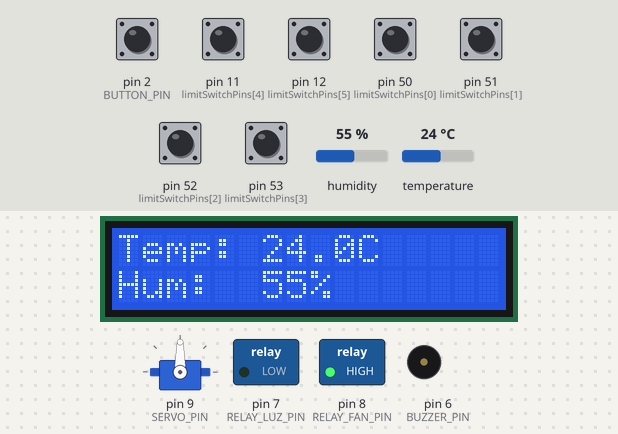
Bench run of a sketch on a simulated Arduino Mega 2560, built with avr-gcc and run on an emulated ATmega2560. On the bench: 16×2 character LCD, servo, switched loads named in the sketch (green lamp = pin HIGH), buzzer (waves = sounding, pin HIGH). Inputs (shaded band) come from the test bench; at power-on: pin 2 (BUTTON_PIN), pin 11 (limitSwitchPins[4]), pin 12 (limitSwitchPins[5]), pin 50 (limitSwitchPins[0]), pin 51 (limitSwitchPins[1]), pin 52 (limitSwitchPins[2]), pin 53 (limitSwitchPins[3]) HIGH, humidity 55 %, temperature 24 °C. What the sketch prints to the serial monitor is not drawn.

Above: at 0.9 s.
1.0 s: humidity set to 83 %
At 10.1 s:
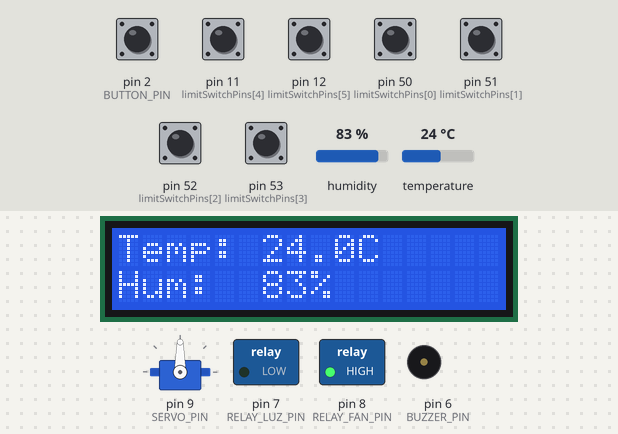
10.2 s: humidity set to 86 %
At 14.8 s:
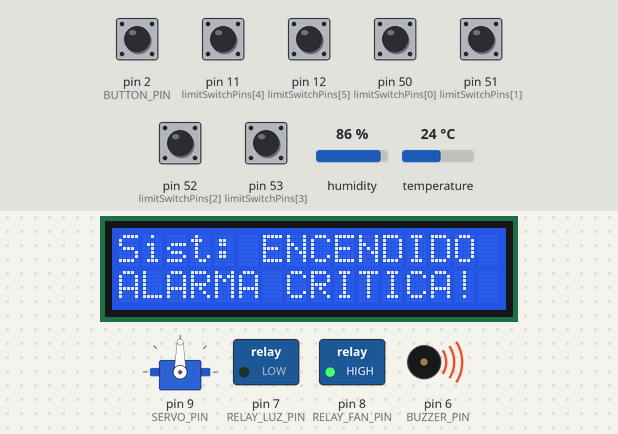
18.4 s: pin 2 (BUTTON_PIN) pulled LOW for 0.15 s
At 20.1 s:
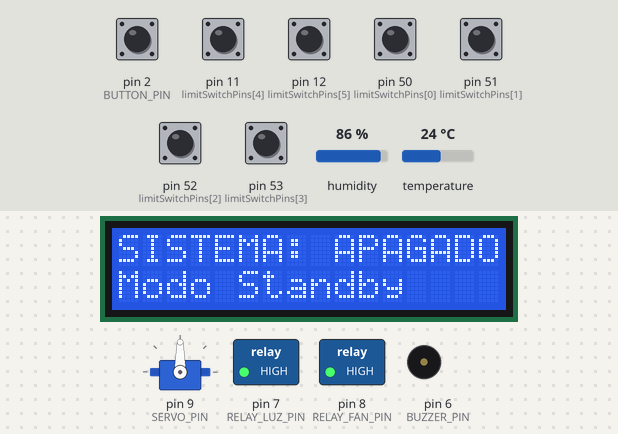
20.4 s: pin 2 (BUTTON_PIN) pulled LOW for 1 s
At 22.1 s:
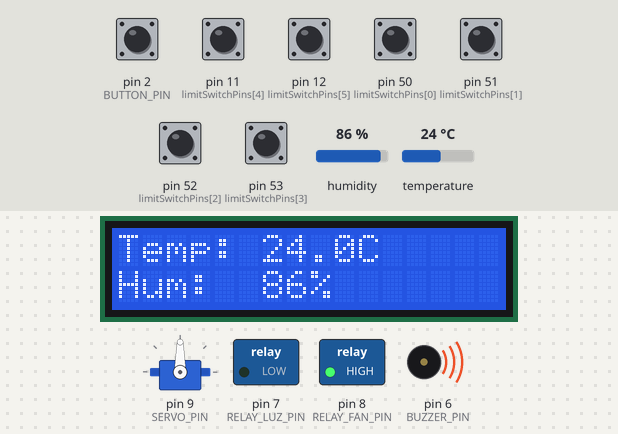
22.9 s: temperature set to 35 °C
At 24.14 s:
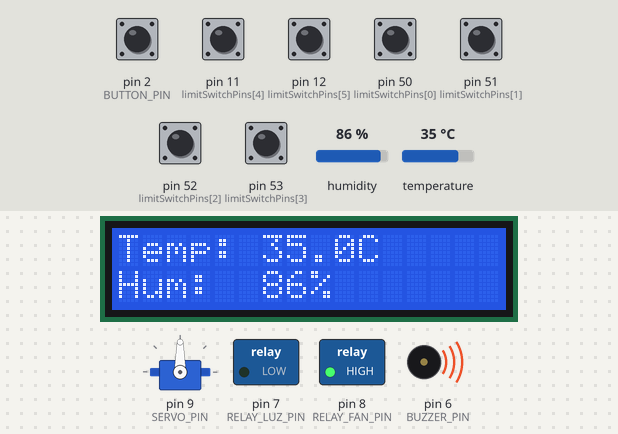
25.8 s: temperature set to 38 °C
At 28.5 s:
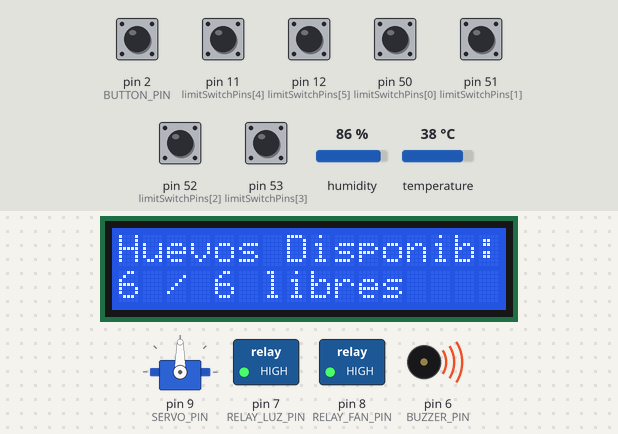
Timing chart, 0 to 30.0 s (numbered marks = the images above; inputs shaded):
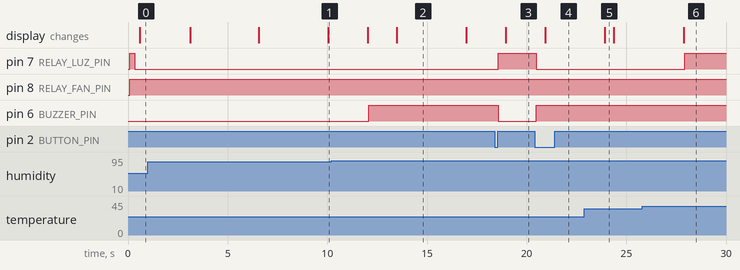

The sketch:

main.ino
```cpp
#include <Arduino_FreeRTOS.h>
#include <task.h>
#include <semphr.h>

#include "sensors.h"
#include "logica_umbrales.h"
#include "actuators.h"
#include "lcd_display.h"
#include "estado_compartido.h"

#define MS_A_TICKS(ms)                                                        \
    ( (TickType_t)( ((uint32_t)(ms) * configTICK_RATE_HZ) / 1000UL ) > 0      \
        ? (TickType_t)( ((uint32_t)(ms) * configTICK_RATE_HZ) / 1000UL )      \
        : (TickType_t)1 )

static const TickType_t PERIODO_ENTRADAS = MS_A_TICKS(20);
static const TickType_t PERIODO_SERVO    = MS_A_TICKS(15);
static const TickType_t PERIODO_CONTROL  = MS_A_TICKS(250);
static const TickType_t PERIODO_LCD      = MS_A_TICKS(500);
static const TickType_t PERIODO_SERIAL   = MS_A_TICKS(1000);
static const TickType_t PERIODO_SENSORES = MS_A_TICKS(MUESTREO_MS);

#define PRIO_ENTRADAS   (tskIDLE_PRIORITY + 3)
#define PRIO_SERVO      (tskIDLE_PRIORITY + 2)
#define PRIO_CONTROL    (tskIDLE_PRIORITY + 2)
#define PRIO_SENSORES   (tskIDLE_PRIORITY + 1)
#define PRIO_LCD        (tskIDLE_PRIORITY + 1)
#define PRIO_SERIAL     (tskIDLE_PRIORITY + 1)

static void TareaEntradas(void *pvParameters);
static void TareaSensores(void *pvParameters);
static void TareaControl(void *pvParameters);
static void TareaServo(void *pvParameters);
static void TareaLCD(void *pvParameters);
static void TareaSerial(void *pvParameters);

#define STACK_ENTRADAS  224
#define STACK_SENSORES  512
#define STACK_CONTROL   256
#define STACK_SERVO     256
#define STACK_LCD       320
#define STACK_SERIAL    320

static void crearTarea(TaskFunction_t fn, const char *nombre,
                       uint16_t stack, UBaseType_t prioridad) {
    if (xTaskCreate(fn, nombre, stack, NULL, prioridad, NULL) != pdPASS) {
        Serial.print(F("ERROR: sin RAM para la tarea "));
        Serial.println(nombre);
    }
}

void setup() {
    Serial.begin(9600);

    lcd_init();
    actuadoresInit();
    sensors_init();

    if (!estadoInit()) {
        Serial.println(F("ERROR: no se pudo crear el mutex de estado"));
        while (true) { }
    }

    crearTarea(TareaEntradas, "Entradas", STACK_ENTRADAS, PRIO_ENTRADAS);
    crearTarea(TareaSensores, "Sensores", STACK_SENSORES, PRIO_SENSORES);
    crearTarea(TareaControl,  "Control",  STACK_CONTROL,  PRIO_CONTROL);
    crearTarea(TareaServo,    "Servo",    STACK_SERVO,    PRIO_SERVO);
    crearTarea(TareaLCD,      "LCD",      STACK_LCD,      PRIO_LCD);
    crearTarea(TareaSerial,   "Serial",   STACK_SERIAL,   PRIO_SERIAL);

    Serial.println(F("SmartEgg: iniciando planificador"));

    vTaskStartScheduler();

    Serial.println(F("ERROR: memoria insuficiente para FreeRTOS"));
}

void loop() {
}

static void TareaEntradas(void *pvParameters) {
    (void) pvParameters;

    TickType_t ultimaEjecucion = xTaskGetTickCount();

    for (;;) {
        if (botonPresionado()) {
            estadoSetSistemaEncendido(!estadoSistemaEncendido());
        }
        estadoSetEspaciosLibres(procesarFinesDeCarrera());

        vTaskDelayUntil(&ultimaEjecucion, PERIODO_ENTRADAS);
    }
}

static void TareaSensores(void *pvParameters) {
    (void) pvParameters;

    TickType_t ultimaEjecucion = xTaskGetTickCount();

    for (;;) {
        LecturaSensor lectura = sensors_leer();
        if (lectura.valida) {
            estadoSetLectura(lectura);
        }

        vTaskDelayUntil(&ultimaEjecucion, PERIODO_SENSORES);
    }
}

static void TareaControl(void *pvParameters) {
    (void) pvParameters;

    TickType_t ultimaEjecucion = xTaskGetTickCount();

    for (;;) {
        EstadoSistema estado = estadoLeer();

        if (estado.sistemaEncendido) {
            LecturaSensor lectura = {estado.temperatura, estado.humedad, estado.lecturaValida};
            EstadoControl control = umbrales_evaluar(lectura);

            if (control.lecturaValida) {
                controlarLuzVentilador(estado.temperatura);
                controlarAlarma(estado.temperatura, estado.humedad);
            }
        } else {
            apagarTodosLosActuadores();
        }

        estadoSetAlarma(alarmaEstaActiva());

        vTaskDelayUntil(&ultimaEjecucion, PERIODO_CONTROL);
    }
}

static void TareaServo(void *pvParameters) {
    (void) pvParameters;

    TickType_t ultimaEjecucion = xTaskGetTickCount();
    uint32_t ultimaRotacionMs = millis();

    for (;;) {
        if (!estadoSistemaEncendido()) {
            ultimaRotacionMs = millis();
        } else if (millis() - ultimaRotacionMs >= ROTATION_INTERVAL_MS) {
            ultimaRotacionMs = millis();
            servoAlternarPosicion();
        }

        servoPasoSuave();

        vTaskDelayUntil(&ultimaEjecucion, PERIODO_SERVO);
    }
}

static void TareaLCD(void *pvParameters) {
    (void) pvParameters;

    TickType_t ultimaEjecucion = xTaskGetTickCount();

    for (;;) {
        EstadoSistema estado = estadoLeer();
        lcd_mostrar(estado.temperatura,
                    estado.humedad,
                    estado.sistemaEncendido,
                    estado.alarmaActiva,
                    estado.espaciosLibres);

        vTaskDelayUntil(&ultimaEjecucion, PERIODO_LCD);
    }
}

static void TareaSerial(void *pvParameters) {
    (void) pvParameters;

    TickType_t ultimaEjecucion = xTaskGetTickCount();

    for (;;) {
        EstadoSistema estado = estadoLeer();

        Serial.print("Temperatura: ");
        Serial.print(estado.temperatura);
        Serial.print(", ");
        Serial.print("Humedad: ");
        Serial.print(estado.humedad);
        Serial.print(", ");
        Serial.print("Sistema Encendido: ");
        Serial.print(estado.sistemaEncendido ? 1 : 0);
        Serial.print(", ");
        Serial.print("Alarma: ");
        Serial.print(estado.alarmaActiva ? 1 : 0);
        Serial.print(", ");
        Serial.print("Espacios Libres: ");
        Serial.println(estado.espaciosLibres);

        vTaskDelayUntil(&ultimaEjecucion, PERIODO_SERIAL);
    }
}
```

actuators.cpp
```cpp
#include "actuators.h"

const uint8_t limitSwitchPins[NUM_EGG_SLOTS] = {50, 51, 52, 53, 11, 12};

const float TEMP_CRIT_MIN = 20.0;
const float TEMP_CRIT_MAX = 42.0;
const float HUM_CRIT_MIN  = 20.0;
const float HUM_CRIT_MAX  = 85.0;

const int SERVO_CENTER_ANGLE    = 90;
const int SERVO_ROTATION_OFFSET = 45;
const unsigned long ROTATION_INTERVAL_MS = 120000UL;

static Servo servoBandeja;
static bool  posicionDerecha = true;
static bool  alarmaActiva    = false;

static int anguloActualServo;
static int anguloObjetivoServo;

static const unsigned long DEBOUNCE_BOTON_MS = 200;

static const unsigned long DEBOUNCE_FIN_CARRERA_MS = 50;
static uint8_t  estadoEstableFinCarrera[NUM_EGG_SLOTS];
static uint8_t  estadoCandidatoFinCarrera[NUM_EGG_SLOTS];
static unsigned long ultimoCambioCandidatoFinCarrera[NUM_EGG_SLOTS];
static int      espaciosDisponibles = 0;

static void escribirRele(uint8_t pin, bool activar) {
  if (RELAY_ACTIVE_LOW) {
    digitalWrite(pin, activar ? LOW : HIGH);
  } else {
    digitalWrite(pin, activar ? HIGH : LOW);
  }
}

static void recontarEspaciosDisponibles() {
  int disponibles = 0;
  for (uint8_t i = 0; i < NUM_EGG_SLOTS; i++) {
    if (estadoEstableFinCarrera[i] == HIGH) {
      disponibles++;
    }
  }
  espaciosDisponibles = disponibles;
}

void actuadoresInit() {
  pinMode(RELAY_LUZ_PIN, OUTPUT);
  pinMode(RELAY_FAN_PIN, OUTPUT);
  pinMode(BUZZER_PIN, OUTPUT);
  pinMode(BUTTON_PIN, INPUT_PULLUP);

  unsigned long ahora = millis();
  for (uint8_t i = 0; i < NUM_EGG_SLOTS; i++) {
    pinMode(limitSwitchPins[i], INPUT_PULLUP);
    uint8_t lectura = digitalRead(limitSwitchPins[i]);
    estadoEstableFinCarrera[i]         = lectura;
    estadoCandidatoFinCarrera[i]       = lectura;
    ultimoCambioCandidatoFinCarrera[i] = ahora;
  }
  recontarEspaciosDisponibles();

  escribirRele(RELAY_LUZ_PIN, false);
  escribirRele(RELAY_FAN_PIN, false);
  digitalWrite(BUZZER_PIN, LOW);

  servoBandeja.attach(SERVO_PIN);
  servoBandeja.write(SERVO_CENTER_ANGLE);
  anguloActualServo   = SERVO_CENTER_ANGLE;
  anguloObjetivoServo = SERVO_CENTER_ANGLE;
}

void controlarLuzVentilador(float temperatura) {
  if (temperatura < TEMP_MIN) {
    escribirRele(RELAY_LUZ_PIN, true);
    escribirRele(RELAY_FAN_PIN, false);
  } else if (temperatura > TEMP_MAX) {
    escribirRele(RELAY_LUZ_PIN, false);
    escribirRele(RELAY_FAN_PIN, true);
  } else {
    escribirRele(RELAY_LUZ_PIN, false);
    escribirRele(RELAY_FAN_PIN, false);
  }
}

void controlarAlarma(float temperatura, float humedad) {
  bool condicionCritica =
      (temperatura <= TEMP_CRIT_MIN) || (temperatura >= TEMP_CRIT_MAX) ||
      (humedad <= HUM_CRIT_MIN)      || (humedad >= HUM_CRIT_MAX);

  if (condicionCritica && !alarmaActiva) {
    alarmaActiva = true;
    digitalWrite(BUZZER_PIN, HIGH);
  } else if (!condicionCritica && alarmaActiva) {
    alarmaActiva = false;
    digitalWrite(BUZZER_PIN, LOW);
  }
}

bool alarmaEstaActiva() {
  return alarmaActiva;
}

void apagarTodosLosActuadores() {
  escribirRele(RELAY_LUZ_PIN, false);
  escribirRele(RELAY_FAN_PIN, false);
  digitalWrite(BUZZER_PIN, LOW);
  alarmaActiva = false;
  anguloObjetivoServo = SERVO_CENTER_ANGLE;
}

void servoAlternarPosicion() {
  if (posicionDerecha) {
    anguloObjetivoServo = SERVO_CENTER_ANGLE - SERVO_ROTATION_OFFSET;
  } else {
    anguloObjetivoServo = SERVO_CENTER_ANGLE + SERVO_ROTATION_OFFSET;
  }
  posicionDerecha = !posicionDerecha;
}

void servoCentrar() {
  anguloObjetivoServo = SERVO_CENTER_ANGLE;
}

void servoPasoSuave() {
  if (anguloActualServo == anguloObjetivoServo) {
    return;
  }

  if (anguloActualServo < anguloObjetivoServo) {
    anguloActualServo++;
  } else {
    anguloActualServo--;
  }

  servoBandeja.write(anguloActualServo);
}

int procesarFinesDeCarrera() {
  bool huboCambio = false;
  unsigned long ahora = millis();

  for (uint8_t i = 0; i < NUM_EGG_SLOTS; i++) {
    uint8_t lectura = digitalRead(limitSwitchPins[i]);

    if (lectura != estadoCandidatoFinCarrera[i]) {
      estadoCandidatoFinCarrera[i]       = lectura;
      ultimoCambioCandidatoFinCarrera[i] = ahora;
    } else if (lectura != estadoEstableFinCarrera[i] &&
               (ahora - ultimoCambioCandidatoFinCarrera[i]) >= DEBOUNCE_FIN_CARRERA_MS) {
      estadoEstableFinCarrera[i] = lectura;
      huboCambio = true;
    }
  }

  if (huboCambio) {
    recontarEspaciosDisponibles();
  }

  return espaciosDisponibles;
}

bool botonPresionado() {
  static int ultimoNivel = HIGH;
  static unsigned long ultimoCambioMs = 0;

  int nivel = digitalRead(BUTTON_PIN);
  unsigned long ahora = millis();

  if (nivel != ultimoNivel && (ahora - ultimoCambioMs) > DEBOUNCE_BOTON_MS) {
    ultimoNivel    = nivel;
    ultimoCambioMs = ahora;
    return (nivel == LOW);
  }

  return false;
}
```

actuators.h
```cpp
#ifndef ACTUATORS_H
#define ACTUATORS_H

#include <Arduino.h>
#include <Servo.h>
#include "sensors.h"

#define RELAY_LUZ_PIN      7
#define RELAY_FAN_PIN      8
#define SERVO_PIN          9
#define BUZZER_PIN         6
#define BUTTON_PIN         2

#define RELAY_ACTIVE_LOW   true

#define NUM_EGG_SLOTS      6
extern const uint8_t limitSwitchPins[NUM_EGG_SLOTS];

extern const float TEMP_CRIT_MIN;
extern const float TEMP_CRIT_MAX;
extern const float HUM_CRIT_MIN;
extern const float HUM_CRIT_MAX;

extern const int SERVO_CENTER_ANGLE;
extern const int SERVO_ROTATION_OFFSET;
extern const unsigned long ROTATION_INTERVAL_MS;

void actuadoresInit();

// Control de relés y buzzer
void controlarLuzVentilador(float temperatura);
void controlarAlarma(float temperatura, float humedad);
bool alarmaEstaActiva();
void apagarTodosLosActuadores();

// Servomotor de la bandeja
void servoAlternarPosicion();   // cambia el ángulo objetivo (izquierda <-> derecha)
void servoCentrar();            // deja como objetivo la posición central
void servoPasoSuave();          // avanza 1 grado hacia el objetivo (llamar periódicamente)

// Entradas digitales
int  procesarFinesDeCarrera();
bool botonPresionado();          // true solo en el flanco de pulsación, con antirrebote

#endif
```

estado_compartido.cpp
```cpp
#include <Arduino_FreeRTOS.h>
#include <semphr.h>

#include "estado_compartido.h"

static EstadoSistema estado = {37.5, 55.0, true, true, false, 0};
static SemaphoreHandle_t estadoMutex = NULL;

bool estadoInit() {
    estadoMutex = xSemaphoreCreateMutex();
    return (estadoMutex != NULL);
}

EstadoSistema estadoLeer() {
    EstadoSistema copia;
    xSemaphoreTake(estadoMutex, portMAX_DELAY);
    copia = estado;
    xSemaphoreGive(estadoMutex);
    return copia;
}

void estadoSetLectura(const LecturaSensor &lectura) {
    xSemaphoreTake(estadoMutex, portMAX_DELAY);
    estado.temperatura   = lectura.temperatura;
    estado.humedad       = lectura.humedad;
    estado.lecturaValida = lectura.valida;
    xSemaphoreGive(estadoMutex);
}

void estadoSetSistemaEncendido(bool encendido) {
    xSemaphoreTake(estadoMutex, portMAX_DELAY);
    estado.sistemaEncendido = encendido;
    xSemaphoreGive(estadoMutex);
}

void estadoSetAlarma(bool activa) {
    xSemaphoreTake(estadoMutex, portMAX_DELAY);
    estado.alarmaActiva = activa;
    xSemaphoreGive(estadoMutex);
}

void estadoSetEspaciosLibres(int espacios) {
    xSemaphoreTake(estadoMutex, portMAX_DELAY);
    estado.espaciosLibres = espacios;
    xSemaphoreGive(estadoMutex);
}

bool estadoSistemaEncendido() {
    bool encendido;
    xSemaphoreTake(estadoMutex, portMAX_DELAY);
    encendido = estado.sistemaEncendido;
    xSemaphoreGive(estadoMutex);
    return encendido;
}
```

estado_compartido.h
```cpp
#ifndef ESTADO_COMPARTIDO_H
#define ESTADO_COMPARTIDO_H

#include <Arduino.h>
#include "sensors.h"

// Estado que varias tareas de FreeRTOS leen y escriben.
// Todo acceso pasa por un mutex, por eso no se expone la estructura directamente.
struct EstadoSistema {
    float temperatura;
    float humedad;
    bool  lecturaValida;
    bool  sistemaEncendido;
    bool  alarmaActiva;
    int   espaciosLibres;
};

// Debe llamarse en setup(), antes de crear las tareas.
bool estadoInit();

EstadoSistema estadoLeer();

void estadoSetLectura(const LecturaSensor &lectura);
void estadoSetSistemaEncendido(bool encendido);
void estadoSetAlarma(bool activa);
void estadoSetEspaciosLibres(int espacios);

bool estadoSistemaEncendido();

#endif
```

logica_umbrales.cpp
```cpp
#include "logica_umbrales.h"

EstadoControl umbrales_evaluar(const LecturaSensor &lectura){
    EstadoControl estado;

    if (!lectura.valida){
        estado.activarCalefaccion = false;
        estado.activarVentilador = false;
        estado.alarmaCritica = false;
        estado.lecturaValida = false;
        return estado;
    }

    estado.lecturaValida = true;

    estado.activarCalefaccion = lectura.temperatura < TEMP_MIN;
    estado.activarVentilador = lectura.temperatura > TEMP_MAX;

    bool humedadFueraDeRango = (lectura.humedad < HUM_MIN) || (lectura.humedad > HUM_MAX);
    bool tempCritica = (lectura.temperatura < TEMP_MIN - 2.0) || (lectura.temperatura > TEMP_MAX + 2.0);
    estado.alarmaCritica = humedadFueraDeRango || tempCritica;

    return estado;
}
```

logica_umbrales.h
```cpp
#ifndef LOGICA_UMBRALES_H
#define LOGICA_UMBRALES_H
#include "sensors.h"

struct EstadoControl{
    bool activarCalefaccion;
    bool activarVentilador;
    bool alarmaCritica;
    bool lecturaValida;
};

EstadoControl umbrales_evaluar(const LecturaSensor &lectura);

#endif
```

sensors.cpp
```cpp
#include "sensors.h"
#include <DHT.h>

static DHT dht(DHTPIN, DHTTYPE);

void sensors_init(){
    dht.begin();
}

LecturaSensor sensors_leer() {
    LecturaSensor s1;
    s1.temperatura = dht.readTemperature();
    s1.humedad = dht.readHumidity();

    s1.valida = !(isnan(s1.temperatura) || isnan(s1.humedad));

    return s1;
}
```

sensors.h
```cpp
#ifndef SENSORS_H
#define SENSORS_H
#include <Arduino.h>

#define DHTPIN 4
#define DHTTYPE DHT11
#define MUESTREO_MS 2000UL

#define TEMP_MIN 37.0
#define TEMP_MAX 38.0
#define HUM_MIN 50.0
#define HUM_MAX 65.0

struct LecturaSensor{
    float temperatura;
    float humedad;
    bool valida;
};

void sensors_init();

LecturaSensor sensors_leer();

#endif
```

lcd_display.cpp
```cpp
#include "lcd_display.h"
#include "actuators.h"
#include <Wire.h>
#include <LiquidCrystal_I2C.h>

static LiquidCrystal_I2C lcd(0x27, 16, 2);

static const uint8_t NUM_PANTALLAS = 3;
static const uint32_t INTERVALO_ROTACION_MS = 3000;

static uint8_t  pantallaActual   = 0;
static uint8_t  pantallaAnterior = 255;
static uint32_t ultimaRotacionMs = 0;
static bool     estabaEncendido = true;

void lcd_init(){
    lcd.init();
    lcd.backlight();
    lcd.setCursor(0, 0);
    lcd.print("SmartEgg IOT");
    lcd.setCursor(0, 1);
    lcd.print("INICIANDO ...");
}

static void dibujarPantallaTempHum(float temp, float hum){
    lcd.setCursor(0, 0);
    lcd.print("Temp: ");
    lcd.print(temp, 1);
    lcd.print("C   ");
    lcd.setCursor(0, 1);
    lcd.print("Hum:  ");
    lcd.print(hum, 0);
    lcd.print("%   ");
}

static void dibujarPantallaEstado(bool alarma){
    lcd.setCursor(0, 0);
    lcd.print("Sist: ENCENDIDO ");
    lcd.setCursor(0, 1);
    if(alarma){
        lcd.print("ALARMA CRITICA!");
    }else{
        lcd.print("Estado: OK     ");
    }
}

static void dibujarPantallaHuevos(int espaciosDisponibles){
    lcd.setCursor(0, 0);
    lcd.print("Huevos Disponib:");
    lcd.setCursor(0, 1);
    lcd.print(espaciosDisponibles);
    lcd.print(" / ");
    lcd.print(NUM_EGG_SLOTS);
    lcd.print(" libres   ");
}

void lcd_mostrar(float temp, float hum, bool sistemaEncendido, bool alarma, int espaciosDisponibles){
    if (sistemaEncendido != estabaEncendido) {
        lcd.clear();
        estabaEncendido = sistemaEncendido;
        pantallaAnterior = 255;
    }

    if(!sistemaEncendido){
        lcd.setCursor(0, 0);
        lcd.print("SISTEMA: APAGADO");
        lcd.setCursor(0, 1);
        lcd.print("Modo Standby    ");
        return;
    }

    uint32_t ahora = millis();
    if (ahora - ultimaRotacionMs >= INTERVALO_ROTACION_MS) {
        ultimaRotacionMs = ahora;
        pantallaActual = (pantallaActual + 1) % NUM_PANTALLAS;
    }

    if (pantallaActual != pantallaAnterior) {
        lcd.clear();
        pantallaAnterior = pantallaActual;
    }

    switch (pantallaActual) {
        case 0:
            dibujarPantallaTempHum(temp, hum);
            break;
        case 1:
            dibujarPantallaEstado(alarma);
            break;
        case 2:
            dibujarPantallaHuevos(espaciosDisponibles);
            break;
    }
}
```

lcd_display.h
```cpp
#ifndef LCD_DISPLAY_H
#define LCD_DISPLAY_H

#include <Arduino.h>

void lcd_init();

void lcd_mostrar(float temp, float hum, bool sistemaEncendido, bool alarma, int espaciosDisponibles);

#endif
```

Measured:
- the behaviour switches between 84 and 85 % on humidity (found by bisection; images 1 and 2)
- the behaviour switches between 36 and 37 °C on temperature (found by bisection; images 5 and 6)
- after the input at 10.2 s, pin 6 (BUZZER_PIN): LOW → HIGH after 1.9 s
- after the input at 18.4 s, pin 7 (RELAY_LUZ_PIN): LOW → HIGH after 0.17 s; pin 6 (BUZZER_PIN): HIGH → LOW after 0.17 s; the display: changes after 0.56 s (image 3)
- after the input at 20.4 s, pin 7 (RELAY_LUZ_PIN): HIGH → LOW after 0.09 s; pin 6 (BUZZER_PIN): LOW → HIGH after 0.09 s; the display: changes after 0.54 s (image 4)
- after the input at 22.9 s, the display: changes after 1.0 s (image 5)
- after the input at 25.8 s, pin 7 (RELAY_LUZ_PIN): LOW → HIGH after 2.1 s
